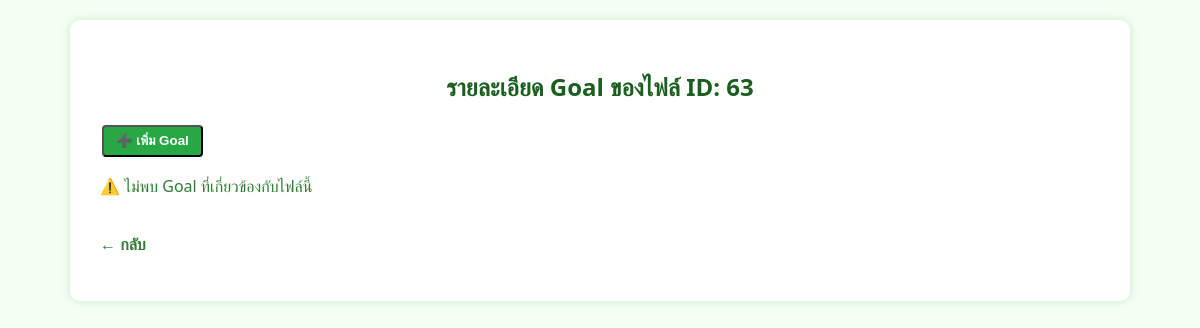
The page /php/goal_details.php?file_id=63 (signed in) on the database as committed earlier.
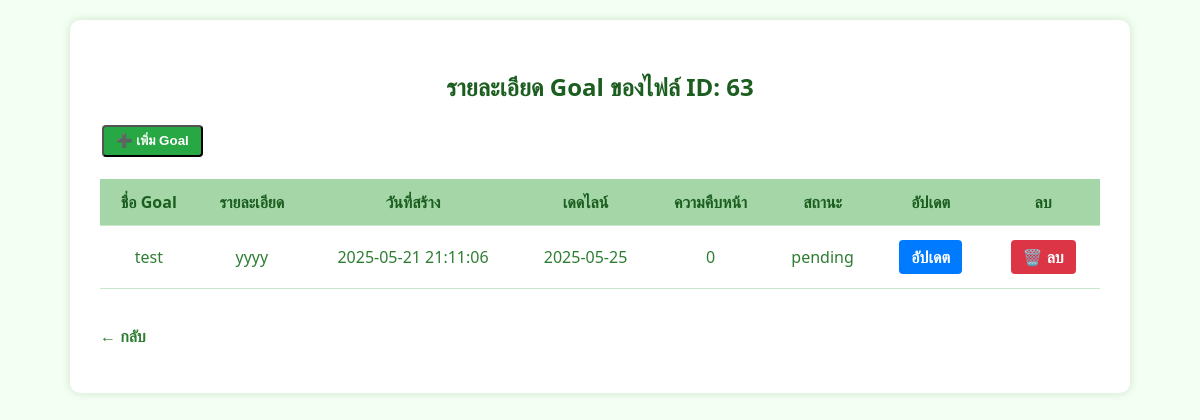
The same page on the database as committed later.
### tables this page shows
CREATE TABLE `goal` (
  `id` int(11) NOT NULL,
  `uploaded_file_id` int(11) DEFAULT NULL,
  `goal_name` varchar(255) DEFAULT NULL,
  `description` text DEFAULT NULL,
  `deadline` date DEFAULT NULL,
  `target_value` int(11) DEFAULT NULL,
  `status` varchar(50) DEFAULT 'pending',
  `created_by` varchar(100) DEFAULT NULL,
  `created_at` datetime DEFAULT current_timestamp()
);

### php/goal_details.php (the view, shortened to what this page needs)
<?php
require('config_db.php');
$file_id = $_GET['file_id'] ?? null;
$stmt = $conn->prepare("SELECT * FROM goal WHERE uploaded_file_id = ?");
$stmt->bind_param("i", $file_id);
$stmt->execute();
$result = $stmt->get_result();
?>
<!DOCTYPE html>
<html lang="th">
<head>
    <link rel="stylesheet" href="../css/view_file.css">
</head>
<body>
<div class="container">
    <h2>รายละเอียด Goal ของไฟล์ ID: <?= htmlspecialchars($file_id) ?></h2>
    <?php if ($_SESSION['role'] === 'admin'): ?>
        <button class="btn add-btn" onclick="openModal()">➕ เพิ่ม Goal</button>
    <?php endif; ?>
    <?php if ($result->num_rows > 0): ?>
        <table>
            <thead>
                <tr>
                    <th>ชื่อ Goal</th>
                    <th>รายละเอียด</th>
                    <th>วันที่สร้าง</th>
                    <th>เดดไลน์</th>
                    <th>ความคืบหน้า</th>
                    <th>สถานะ</th>
                    <?php if ($_SESSION['role'] === 'admin'): ?>
                        <th>อัปเดต</th>
                        <th>ลบ</th>
                    <?php endif; ?>
                </tr>
            </thead>
            <tbody>
                <?php while ($row = $result->fetch_assoc()): ?>
                    <tr>
                        <td><?= htmlspecialchars($row['goal_name']) ?></td>
                        <td><?= htmlspecialchars($row['description']) ?></td>
                        <td><?= htmlspecialchars($row['created_at']) ?></td>
                        <td><?= htmlspecialchars($row['deadline']) ?></td>
                        <td><?= htmlspecialchars($row['target_value']) ?></td>
                        <td><?= htmlspecialchars($row['status']) ?></td>
                        <?php if ($_SESSION['role'] === 'admin'): ?>
                            <td>
                                <a class="btn update" href="update_goal.php?goal_id=<?= urlencode($row['id']) ?>">อัปเดต</a>
                            </td>
                            <td>
                                <a class="btn delete-btn" href="delete_goal.php?goal_id=<?= urlencode($row['id']) ?>" onclick="return confirm('คุณแน่ใจหรือไม่ว่าต้องการลบ Goal นี้?')">🗑️ ลบ</a>
                            </td>
                        <?php endif; ?>
                    </tr>
                <?php endwhile; ?>
            </tbody>
        </table>
    <?php else: ?>
        <p>⚠️ ไม่พบ Goal ที่เกี่ยวข้องกับไฟล์นี้</p>
    <?php endif; ?>
    <p>
        <?php if ($_SESSION['role'] === 'admin'): ?>
            <a class="back-link" href="view_files.php">← กลับ</a>
        <?php else: ?>
            <a class="back-link" href="user.php">← กลับ</a>
        <?php endif; ?>
    </p>
</div>
</body>
</html>

Rows that differ between the two databases and show on the page:
added goal: goal_name "test", description "yyyy", created_at "2025-05-21 21:11:06", deadline "2025-05-25", target_value "0", status "pending"
Other text that changed with them:
text no longer shown: "⚠️ ไม่พบ Goal ที่เกี่ยวข้องกับไฟล์นี้"
text now shown: "ชื่อ Goal รายละเอียด วันที่สร้าง เดดไลน์ ความคืบหน้า สถานะ อัปเดต ลบ"
